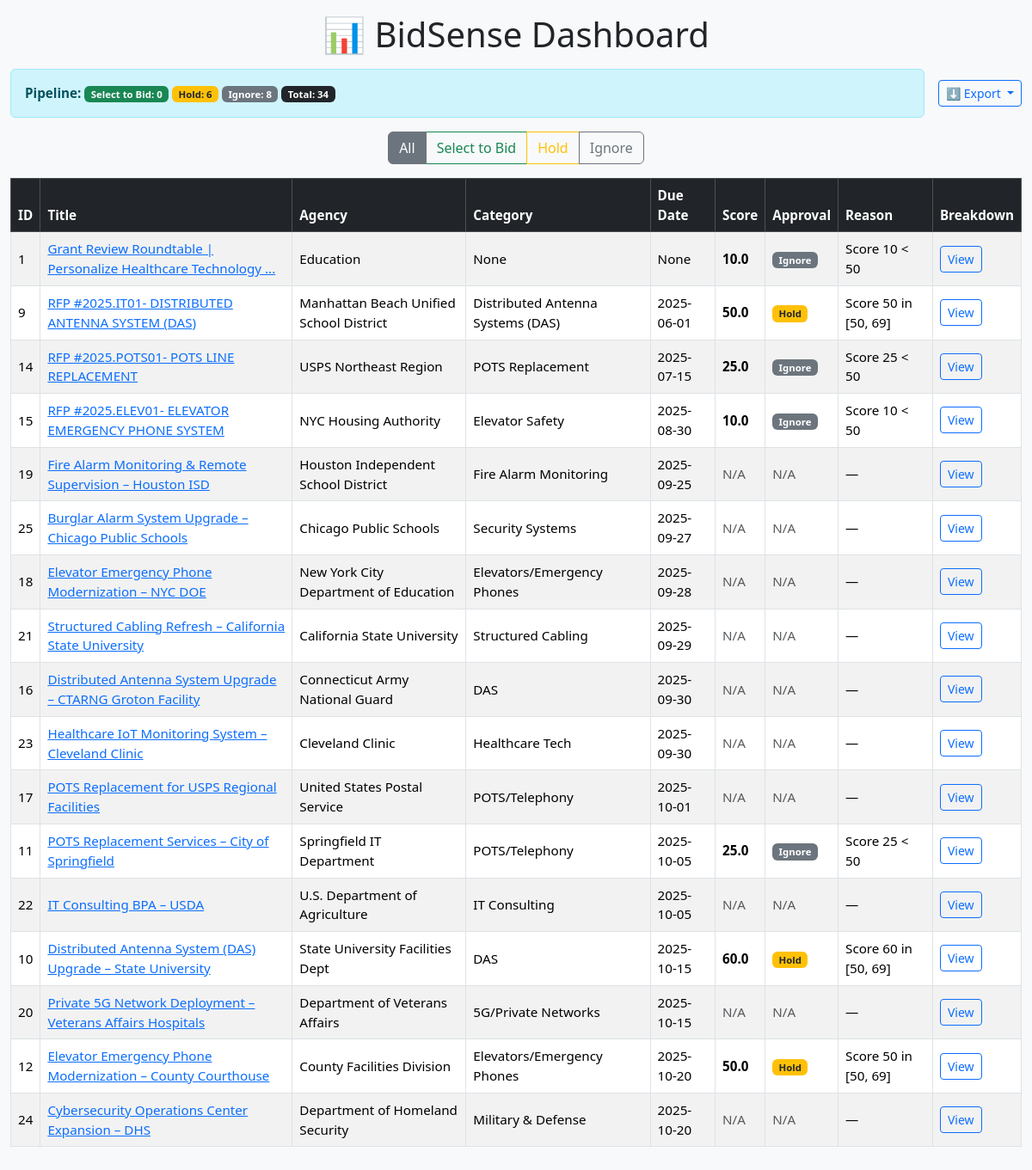
The page / on the database its author committed.
### tables this page shows
CREATE TABLE opportunities (
            id INTEGER PRIMARY KEY AUTOINCREMENT,
            title TEXT,
            agency TEXT,
            source TEXT,
            issue_date TEXT,
            due_date TEXT,
            url TEXT,
            category TEXT,
            budget REAL,
            hash TEXT UNIQUE
        );

CREATE TABLE scores (
        opportunity_id INTEGER PRIMARY KEY,
        score REAL,
        breakdown TEXT,
        updated_at TEXT
    );

CREATE TABLE approvals (
        opportunity_id INTEGER PRIMARY KEY,
        decision TEXT,
        reason TEXT,
        decided_at TEXT
    );

### app.py (the view)
@app.route("/")
def index():
    conn = get_db()
    cur = conn.cursor()
    cur.execute("""
        SELECT o.id, o.title, o.agency, o.source, o.issue_date, o.due_date,
               o.url, o.category, o.budget,
               s.score, s.breakdown, a.decision, a.reason
        FROM opportunities o
        LEFT JOIN scores s ON o.id = s.opportunity_id
        LEFT JOIN approvals a ON o.id = a.opportunity_id
        ORDER BY o.due_date ASC
    """)
    opportunities = cur.fetchall()
    conn.close()
    return render_template("index.html", opportunities=opportunities)

### app.py (called while the page is built)
def get_db():
    conn = sqlite3.connect(DB_FILE)
    conn.row_factory = sqlite3.Row
    return conn

### templates/index.html (shortened to what this page needs)
<!DOCTYPE html>
<html lang="en">
<head>
    <link href="https://cdn.jsdelivr.net/npm/bootstrap@5.3.2/dist/css/bootstrap.min.css" rel="stylesheet">
</head>
<body class="bg-light">
<div class="container-fluid py-3">
    <h1 class="mb-3 text-center">📊 BidSense Dashboard</h1>
    <div class="d-none d-md-flex flex-md-row justify-content-between align-items-md-center mb-3">
        <div class="alert alert-info flex-grow-1 text-center text-md-start mb-0">
            <strong>Pipeline:</strong>
            <span class="badge bg-success">Select to Bid: <span id="countBid">0</span></span>
            <span class="badge bg-warning text-dark">Hold: <span id="countHold">0</span></span>
            <span class="badge bg-secondary">Ignore: <span id="countIgnore">0</span></span>
            <span class="badge bg-dark">Total: <span id="countTotal">0</span></span>
        </div>
        <div class="btn-group ms-md-3">
            <button class="btn btn-sm btn-outline-primary dropdown-toggle" data-bs-toggle="dropdown">
                ⬇️ Export
            </button>
        </div>
    </div>
    <div class="mb-3 text-center d-none d-md-block">
        <div class="btn-group flex-wrap" role="group" aria-label="Filter">
            <button class="btn btn-outline-secondary active" onclick="filterRows('all')">All</button>
            <button class="btn btn-outline-success" onclick="filterRows('Select to Bid')">Select to Bid</button>
            <button class="btn btn-outline-warning" onclick="filterRows('Hold')">Hold</button>
            <button class="btn btn-outline-secondary" onclick="filterRows('Ignore')">Ignore</button>
        </div>
    </div>
    <div class="table-responsive desktop-table">
        <table id="oppsTable" class="table table-striped table-bordered align-middle">
            <thead class="table-dark">
                <tr>
                    <th>ID</th>
                    <th>Title</th>
                    <th>Agency</th>
                    <th>Category</th>
                    <th>Due Date</th>
                    <th>Score</th>
                    <th>Approval</th>
                    <th>Reason</th>
                    <th>Breakdown</th>
                </tr>
            </thead>
            <tbody>
            {% for opp in opportunities %}
                <tr data-decision="{{ opp.decision }}" data-id="{{ opp.id }}">
                    <td>{{ opp.id }}</td>
                    <td><a href="{{ opp.url }}" target="_blank">{{ opp.title }}</a></td>
                    <td>{{ opp.agency }}</td>
                    <td>{{ opp.category }}</td>
                    <td>{{ opp.due_date }}</td>
                    <td>{% if opp.score %}<span class="fw-bold">{{ opp.score }}</span>{% else %}<span class="text-muted">N/A</span>{% endif %}</td>
                    <td>
                        {% if opp.decision == "Select to Bid" %}
                            <span class="badge bg-success">{{ opp.decision }}</span>
                        {% elif opp.decision == "Hold" %}
                            <span class="badge bg-warning text-dark">{{ opp.decision }}</span>
                        {% elif opp.decision == "Ignore" %}
                            <span class="badge bg-secondary">{{ opp.decision }}</span>
                        {% else %}
                            <span class="text-muted">N/A</span>
                        {% endif %}
                    </td>
                    <td>{{ opp.reason or "—" }}</td>
                    <td><button class="btn btn-sm btn-outline-primary" onclick="showBreakdown({{ opp.id }})">View</button></td>
                </tr>
            {% endfor %}
            </tbody>
        </table>
    </div>
</div>
</body>
</html>

### templates/index.html (style rules this page uses)
body { font-size: 0.95rem; padding-bottom: 90px; }
@media (min-width: 769px) { .desktop-table { display: block; } }

### rows shown on the page
opportunities: id "1", title "Grant Review Roundtable | Personalize Healthcare Technology ...", agency "Education", category "None", due_date "None", score "10.0", decision "Ignore", reason "Score 10 < 50"
opportunities: id "9", title "RFP #2025.IT01- DISTRIBUTED ANTENNA SYSTEM (DAS)", agency "Manhattan Beach Unified School District", category "Distributed Antenna Systems (DAS)", due_date "2025-06-01", score "50.0", decision "Hold", reason "Score 50 in [50, 69]"
opportunities: id "14", title "RFP #2025.POTS01- POTS LINE REPLACEMENT", agency "USPS Northeast Region", category "POTS Replacement", due_date "2025-07-15", score "25.0", decision "Ignore", reason "Score 25 < 50"
opportunities: id "15", title "RFP #2025.ELEV01- ELEVATOR EMERGENCY PHONE SYSTEM", agency "NYC Housing Authority", category "Elevator Safety", due_date "2025-08-30", score "10.0", decision "Ignore", reason "Score 10 < 50"
opportunities: id "19", title "Fire Alarm Monitoring & Remote Supervision – Houston ISD", agency "Houston Independent School District", category "Fire Alarm Monitoring", due_date "2025-09-25", shows "N/A", reason "—"
opportunities: id "25", title "Burglar Alarm System Upgrade – Chicago Public Schools", agency "Chicago Public Schools", category "Security Systems", due_date "2025-09-27", shows "N/A", reason "—"
opportunities: id "18", title "Elevator Emergency Phone Modernization – NYC DOE", agency "New York City Department of Education", category "Elevators/Emergency Phones", due_date "2025-09-28", shows "N/A", reason "—"
opportunities: id "21", title "Structured Cabling Refresh – California State University", agency "California State University", category "Structured Cabling", due_date "2025-09-29", shows "N/A", reason "—"
opportunities: id "16", title "Distributed Antenna System Upgrade – CTARNG Groton Facility", agency "Connecticut Army National Guard", category "DAS", due_date "2025-09-30", shows "N/A", reason "—"
opportunities: id "23", title "Healthcare IoT Monitoring System – Cleveland Clinic", agency "Cleveland Clinic", category "Healthcare Tech", due_date "2025-09-30", shows "N/A", reason "—"
opportunities: id "17", title "POTS Replacement for USPS Regional Facilities", agency "United States Postal Service", category "POTS/Telephony", due_date "2025-10-01", shows "N/A", reason "—"
opportunities: id "11", title "POTS Replacement Services – City of Springfield", agency "Springfield IT Department", category "POTS/Telephony", due_date "2025-10-05", score "25.0", decision "Ignore", reason "Score 25 < 50"
opportunities: id "22", title "IT Consulting BPA – USDA", agency "U.S. Department of Agriculture", category "IT Consulting", due_date "2025-10-05", shows "N/A", reason "—"
opportunities: id "10", title "Distributed Antenna System (DAS) Upgrade – State University", agency "State University Facilities Dept", category "DAS", due_date "2025-10-15", score "60.0", decision "Hold", reason "Score 60 in [50, 69]"
opportunities: id "20", title "Private 5G Network Deployment – Veterans Affairs Hospitals", agency "Department of Veterans Affairs", category "5G/Private Networks", due_date "2025-10-15", shows "N/A", reason "—"
opportunities: id "12", title "Elevator Emergency Phone Modernization – County Courthouse", agency "County Facilities Division", category "Elevators/Emergency Phones", due_date "2025-10-20", score "50.0", decision "Hold", reason "Score 50 in [50, 69]"
opportunities: id "24", title "Cybersecurity Operations Center Expansion – DHS", agency "Department of Homeland Security", category "Military & Defense", due_date "2025-10-20", shows "N/A", reason "—"
